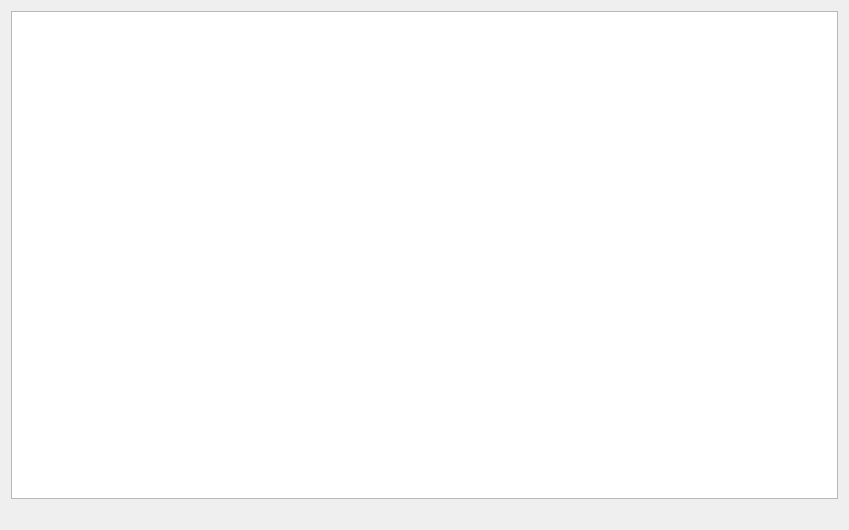
<?xml version="1.0" encoding="UTF-8"?>
<ui version="4.0">
 <class>PlotWindowFFT</class>
 <widget class="QWidget" name="PlotWindowFFT">
  <property name="geometry">
   <rect>
    <x>0</x>
    <y>0</y>
    <width>849</width>
    <height>530</height>
   </rect>
  </property>
  <property name="windowTitle">
   <string>FFTwindow</string>
  </property>
  <layout class="QGridLayout" name="gridLayout">
   <item row="0" column="0">
    <layout class="QVBoxLayout" name="verticalLayout">
     <item>
      <widget class="PlotWidget" name="FFTplotView"/>
     </item>
     <item>
      <layout class="QHBoxLayout" name="horizontalLayout">
       <item>
        <spacer name="horizontalSpacer">
         <property name="orientation">
          <enum>Qt::Horizontal</enum>
         </property>
         <property name="sizeHint" stdset="0">
          <size>
           <width>40</width>
           <height>20</height>
          </size>
         </property>
        </spacer>
       </item>
      </layout>
     </item>
    </layout>
   </item>
  </layout>
 </widget>
 <customwidgets>
  <customwidget>
   <class>PlotWidget</class>
   <extends>QGraphicsView</extends>
   <header>pyqtgraph.h</header>
  </customwidget>
 </customwidgets>
 <resources/>
 <connections/>
</ui>
